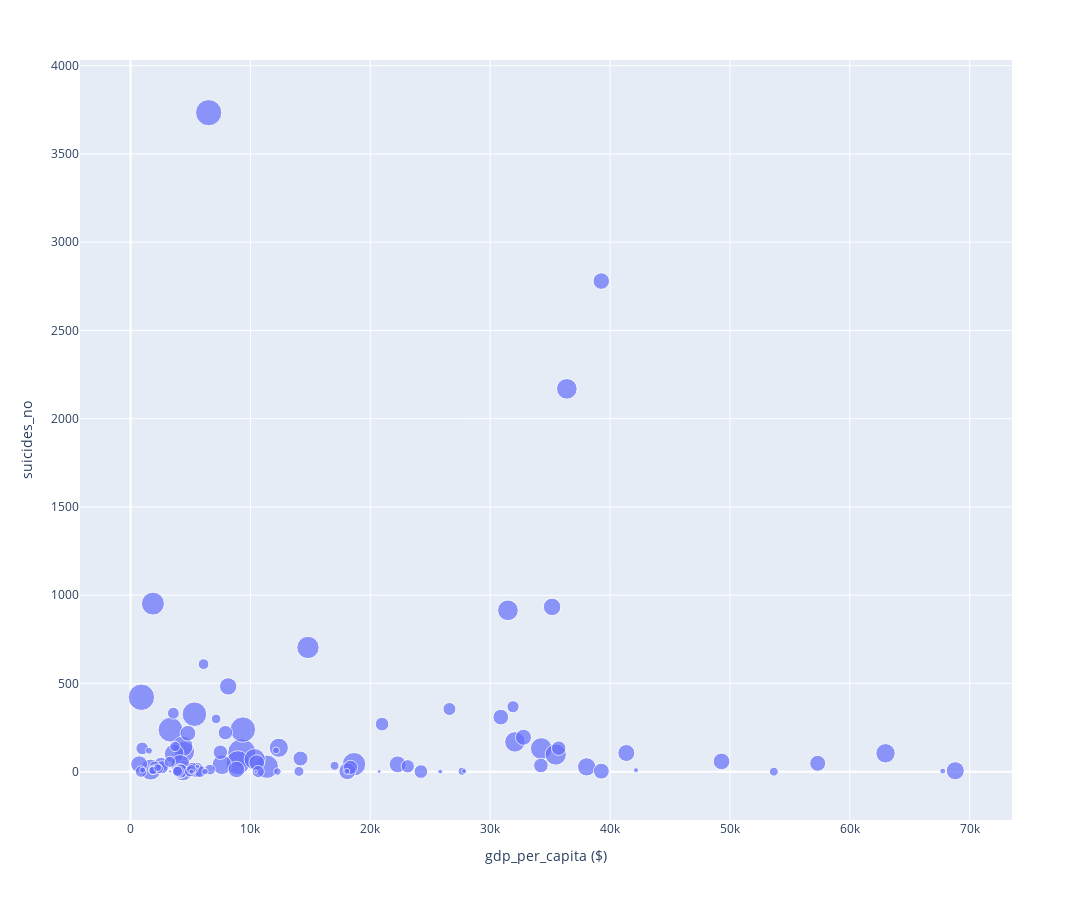

The notebook cell this image was saved under:
### Code cell
fig = px.scatter(df_top, x='gdp_per_capita ($)', y='suicides_no', size='suicides/100k pop', hover_name='country',
                width=1100, height=900)
fig.show()
# well, we can see that things are sad in Russia

### Figure 1 — Plotly figure (JSON) as saved in the notebook; plotly's stock layout.template omitted (floating-point values rounded to 4 significant figures)
{"data": [{"hovertemplate": "<b>%{hovertext}</b><br><br>gdp_per_capita ($)=%{x}<br>suicides_no=%{y}<br>suicides/100k pop=%{marker.size}<extra></extra>", "hovertext": ["Lithuania", "Sri Lanka", "Russian Federation", "Hungary", "Belarus", "Kazakhstan", "Latvia", "Slovenia", "Estonia", "Ukraine", "Republic of Korea", "Austria", "Croatia", "Finland", "Guyana", "Serbia", "France", "Japan", "Suriname", "Belgium", "Cuba", "Bulgaria", "Uruguay", "Switzerland", "Czech Republic", "Mongolia", "Singapore", "Luxembourg", "Germany", "Poland", "Sweden", "New Zealand", "Macau", "Kyrgyzstan", "Denmark", "Trinidad and Tobago", "United States", "Australia", "Norway", "Iceland", "Slovakia", "Romania", "Canada", "Mauritius", "Portugal", "Cabo Verde", "Ireland", "Netherlands", "Chile", "El Salvador", "Argentina", "Puerto Rico", "Montenegro", "Aruba", "Spain", "Israel", "Turkmenistan", "Italy", "Uzbekistan", "United Kingdom", "Seychelles", "Saint Lucia", "Costa Rica", "Thailand", "Kiribati", "Nicaragua", "Ecuador", "Belize", "Brazil", "Panama", "Saint Vincent and Grenadines", "Colombia", "Fiji", "Malta", "Mexico", "Bosnia and Herzegovina", "Georgia", "Paraguay", "Greece", "San Marino", "Albania", "Cyprus", "Armenia", "Guatemala", "Barbados", "Philippines", "Turkey", "Grenada", "Azerbaijan", "Bahrain", "Qatar", "Maldives", "United Arab Emirates", "Bahamas", "Kuwait", "South Africa", "Oman", "Antigua and Barbuda", "Jamaica", "Saint Kitts and Nevis", "Dominica"], "legendgroup": "", "marker": {"color": "#636efa", "size": [40.42, 35.3, 34.89, 32.76, 31.08, 30.51, 29.26, 27.83, 27.28, 26.58, 25.14, 23.76, 22.84, 22.77, 22.19, 22.16, 21.68, 21.57, 21.32, 21.24, 21.22, 19.49, 19.46, 19.02, 18.49, 18.44, 17.05, 16.55, 15.56, 15.27, 14.66, 14.39, 14.31, 14.29, 14.1, 13.83, 13.82, 12.99, 12.94, 12.8, 12.57, 12.49, 12.47, 11.69, 11.34, 11.15, 10.78, 10.65, 10.54, 10.54, 10.47, 10.19, 9.95, 9.503, 9.433, 8.952, 8.606, 8.518, 8.099, 7.502, 7.48, 7.203, 7.094, 7.074, 6.655, 6.567, 6.304, 6.231, 5.846, 5.814, 5.755, 5.402, 5.105, 5.032, 4.707, 4.617, 4.229, 4.217, 4.065, 4.045, 3.503, 3.294, 3.276, 3.185, 2.97, 2.421, 2.371, 2.132, 1.855, 1.854, 1.787, 1.367, 1.318, 1.247, 1.186, 0.9645, 0.7361, 0.5529, 0.5218, 0, 0], "sizemode": "area", "sizeref": 0.101, "symbol": "circle"}, "mode": "markers", "name": "", "orientation": "v", "showlegend": false, "type": "scatter", "x": [9281.0, 904.3, 6519.0, 9370.0, 3334.0, 5329.0, 8961.0, 18640.0, 11380.0, 1868.0, 14800.0, 34260.0, 10360.0, 35470.0, 1675.0, 4471.0, 31480.0, 36400.0, 4352.0, 32070.0, 4351.0, 3640.0, 7622.0, 62980.0, 12370.0, 4145, 38050.0, 68800.0, 35160.0, 8146.0, 41360.0, 22280.0, 18081, 720.7, 49300.0, 8829.0, 39270.0, 32780.0, 57320.0, 39270.0, 10526, 4791.0, 30890.0, 5507.0, 14180.0, 4124, 34230.0, 35710.0, 7493.0, 2551.0, 7914.0, 18350.0, 4196.0, 24220.0, 20980.0, 23130.0, 2618.0, 26600.0, 976.2, 31910.0, 10660.0, 5789.0, 5150.0, 3572.0, 875.9, 2029.0, 3286.0, 4006.0, 6091.0, 6627.0, 4955.0, 3709.0, 3913.0, 14040.0, 7138.0, 5078.0, 1893.0, 2366.0, 17020.0, 53660.0, 1859.0, 27670.0, 1874.0, 2264.0, 12251, 1540.0, 12130.0, 6209.0, 1005.0, 18040.0, 67760.0, 5089.0, 42162, 25840.0, 27819, 5590.0, 20740.0, 10450.0, 3301.0, 5525, 1485], "xaxis": "x", "y": [107.0, 421.5, 3734.0, 238.4, 237.7, 325.5, 50.67, 42.12, 27.91, 952.2, 703.6, 131.1, 70.34, 96.77, 11.42, 111.9, 914.2, 2169.0, 6.446, 168.7, 143.8, 101.1, 39.1, 104.0, 135.7, 42.3, 27.12, 5.263, 933.5, 483.0, 105.6, 41.33, 2.25, 41.96, 57.94, 12.47, 2780.0, 194.8, 47.2, 2.901, 50.9, 217.9, 309.1, 10.19, 74.26, 3.5, 34.93, 133.1, 109.9, 40.57, 221.0, 24.31, 3.933, 0.6012, 269.4, 30.36, 24.78, 355, 131.8, 367.8, 0.4537, 0.6845, 18.87, 331.3, 0.4015, 27.96, 55.54, 1.036, 609.2, 11.61, 0.4133, 142.7, 2.303, 1.573, 298.8, 13.25, 12.21, 14.76, 33.25, 0.1111, 7.462, 2.315, 6.393, 22.64, 0.59, 118.5, 120.6, 0.1226, 8.625, 1.837, 3.225, 0.1667, 8.639, 0.337, 3.22, 30.5, 0.9167, 0.03395, 0.902, 0, 0], "yaxis": "y"}], "layout": {"height": 900, "legend": {"itemsizing": "constant", "tracegroupgap": 0}, "margin": {"t": 60}, "width": 1100, "xaxis": {"anchor": "y", "domain": [0, 1], "title": {"text": "gdp_per_capita ($)"}}, "yaxis": {"anchor": "x", "domain": [0, 1], "title": {"text": "suicides_no"}}}}
